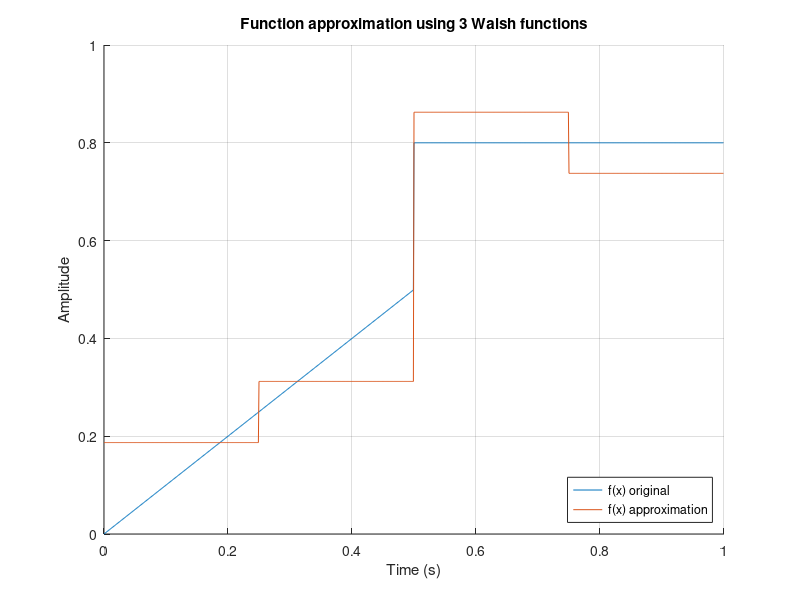

Recreate this plot in MATLAB.
clear variables; close all; clc;
Fs = 1000; % sample frequency
Ts = 1/Fs; % sample time 
Tt = 1; % total time 
N = Fs*Tt; % number of samples 
o = ones(1,N); % vector of ones
w0  = o; % Walsh function 0
teste = w0;
w1 = [1*o(1:N/2),-1*o(1:N/2)]; % Walsh function 1
w2 = [1*o(1:N/4),-1*o(1:N/4),-1*o(1:N/4),1*o(1:N/4)]; % Walsh function 2
x = (0:N-1)*Ts; % time frequency
fx = [x(1:N/2),0.8*o(1:N/2)]; % original function 
ck1 = sum(fx.*w0)/(sum(w0.^2)); %coefficient 1
ck2 = sum(fx.*w1)/(sum(w1.^2)); %coefficient 2
ck3 = sum(fx.*w2)/(sum(w2.^2)); %coefficient 3
hold on
fx_w = ck1.*w0 + ck2.*w1 + ck3.*w2; % function approximation
plot(x,fx,'DisplayName','f(x) original');
plot(x,fx_w,'DisplayName','f(x) approximation');
xlabel('Time (s)');
ylabel('Amplitude');
title('Function approximation using 3 Walsh functions');
grid;
legend('Location','southeast');
sp1 = sum(w0.*w1)/N  %#ok<*NOPTS> %correlation between first and second Walsh functions
sp2 = sum(w1.*w2)/N %correlation between second and third Walsh functions
sp3 = sum(w2.*w0)/N  %correlation between first and third Walsh functions
len1 = sum(w0.*w0)/N  % Length of first Walsh function
len2 = sum(w1.*w1)/N  % Length of second Walsh function
len3 = sum(w2.*w2)/N  % Length of third Walsh function
